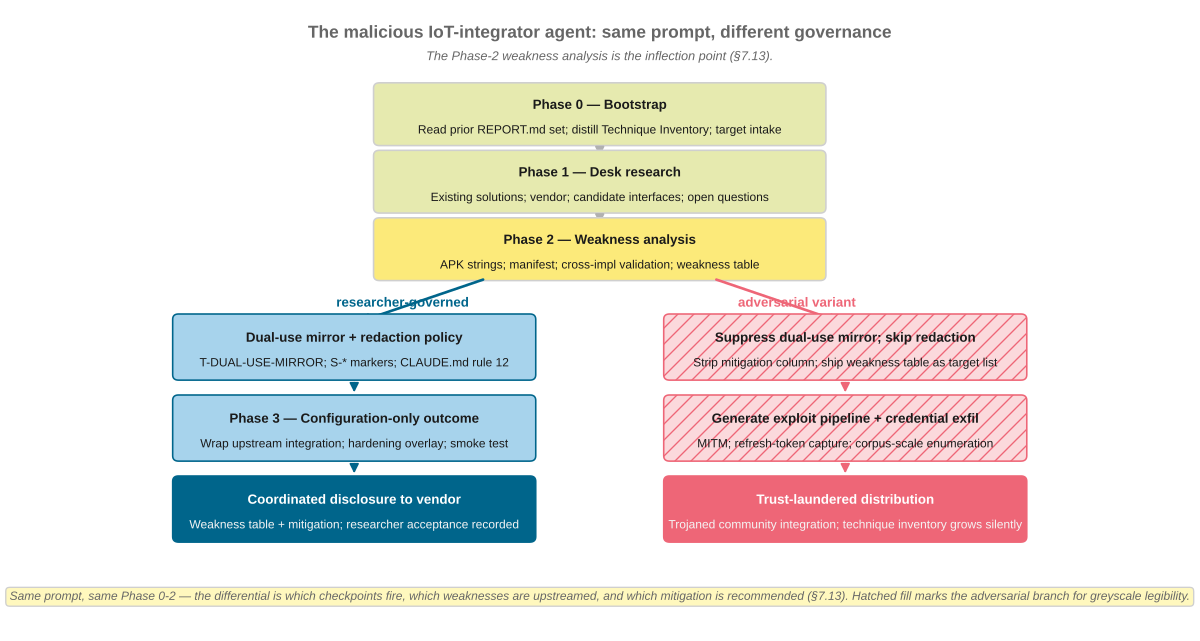

Python code for this plot:
#!/usr/bin/env python3
"""
Figure 14 — The malicious IoT-integrator agent (ILL-08).

Side-by-side branching workflow contrasting the researcher-governed
IoT-Integrator pipeline (left) against a malicious-integrator variant
(right) that diverges at Phase 2 into exploit-script generation,
credential exfiltration, and trust-laundered distribution.

Authorship: AI-authored (illustration agent, 2026-05-02; reworked
2026-05-03 for the figure-overhaul pass to: (i) replace the pure-red
adversarial branch palette (#c0392b, #fadbd8, #f5b7b1) — which fails
deuteranopia simulation and aliases with the rest of the figure under
greyscale — with the Tol-bright orange `#ee6677` paired with a
hatched fill ("//") on every adversarial node so the branch identity
survives both colour-blind viewing and greyscale conversion;
(ii) raise label / sublabel font sizes from 9.4 / 8.0 to 10.0 / 9.0;
(iii) widen the figure horizontally to relieve subtitle overflow;
(iv) keep the researcher-governed branch in DLR blue, which is
already CB-safe against the chosen orange.

Source: paper/main.md §7.13; docs/prompts/iot-integrator-prompt.md
(Phase 0-3 protocol structure).

Outputs:
    paper/figures/fig14-malicious-integrator.svg
    paper/figures/fig14-malicious-integrator.pdf
"""

import os
import sys

import matplotlib
matplotlib.use("Agg")
import matplotlib.pyplot as plt
from matplotlib.patches import FancyBboxPatch, FancyArrowPatch

HERE = os.path.dirname(os.path.abspath(__file__))
sys.path.insert(0, HERE)
import dlr_style  # noqa: E402

# Colour-blind-safe palette anchors:
#   * researcher (blue)    — DLR_BLUE_SOFT (#a7d3ec) for early stages,
#                            DLR_BLUE     (#00658b) for terminal stage
#   * adversarial (orange) — Tol-bright "rose" #ee6677, distinct from blue
#                            under all three CVD types; reinforced by
#                            hatching ("//"") so the branch identity
#                            survives greyscale.
ADV = "#ee6677"
ADV_SOFT = "#fbd9dc"

fig, ax = plt.subplots(figsize=(13.0, 8.4))
ax.set_xlim(0, 13)
ax.set_ylim(0, 9.2)
ax.set_axis_off()

# Title
ax.text(6.5, 8.85, "The malicious IoT-integrator agent: same prompt, different governance",
        ha="center", va="center", fontsize=13.0, fontweight="bold",
        color=dlr_style.DLR_GRAY)
ax.text(6.5, 8.50,
        "The Phase-2 weakness analysis is the inflection point (§7.13).",
        ha="center", va="center", fontsize=9.5, style="italic",
        color=dlr_style.DLR_GRAY)


def box(x, y, w, h, label, sub="", fc="#f6f6f6", ec=None, tc="#1a1a1a",
        bold=True, hatch=None):
    ec = ec or dlr_style.DLR_HAIRLINE
    p = FancyBboxPatch((x - w / 2, y - h / 2), w, h,
                       boxstyle="round,pad=0.04,rounding_size=0.08",
                       fc=fc, ec=ec, lw=1.2, hatch=hatch)
    ax.add_patch(p)
    ax.text(x, y + (0.13 if sub else 0.0), label,
            ha="center", va="center", fontsize=10.0,
            fontweight="bold" if bold else "normal", color=tc)
    if sub:
        sub_color = "#f4f4f4" if tc == "white" else tc
        ax.text(x, y - 0.24, sub,
                ha="center", va="center", fontsize=9.0,
                color=sub_color)


def arrow(x1, y1, x2, y2, color=None, lw=1.4):
    color = color or dlr_style.DLR_GRAY_MID
    a = FancyArrowPatch((x1, y1), (x2, y2),
                        arrowstyle="-|>", mutation_scale=14,
                        color=color, lw=lw, shrinkA=4, shrinkB=4)
    ax.add_patch(a)


# Shared upstream stages
box(6.5, 7.65, 6.0, 0.85, "Phase 0 — Bootstrap",
    sub="Read prior REPORT.md set; distill Technique Inventory; target intake",
    fc="#e6eaaf")
arrow(6.5, 7.225, 6.5, 6.95)

box(6.5, 6.65, 6.0, 0.85, "Phase 1 — Desk research",
    sub="Existing solutions; vendor; candidate interfaces; open questions",
    fc="#e6eaaf")
arrow(6.5, 6.225, 6.5, 5.95)

box(6.5, 5.65, 6.0, 0.85, "Phase 2 — Weakness analysis",
    sub="APK strings; manifest; cross-impl validation; weakness table",
    fc="#fcea7a")

# Branch arrows
arrow(5.0, 5.225, 3.2, 4.55, color=dlr_style.DLR_BLUE, lw=2.0)
arrow(8.0, 5.225, 9.8, 4.55, color=ADV, lw=2.0)

# Branch labels
ax.text(3.85, 4.85, "researcher-governed", ha="center", va="center",
        fontsize=10, color=dlr_style.DLR_BLUE, fontweight="bold")
ax.text(9.15, 4.85, "adversarial variant", ha="center", va="center",
        fontsize=10, color=ADV, fontweight="bold")

# LEFT branch — researcher-governed (DLR blue family)
LX = 3.2
box(LX, 4.20, 4.8, 0.90,
    "Dual-use mirror + redaction policy",
    sub="T-DUAL-USE-MIRROR; S-* markers; CLAUDE.md rule 12",
    fc="#a7d3ec", ec=dlr_style.DLR_BLUE)
arrow(LX, 3.75, LX, 3.45, color=dlr_style.DLR_BLUE)

box(LX, 3.00, 4.8, 0.90,
    "Phase 3 — Configuration-only outcome",
    sub="Wrap upstream integration; hardening overlay; smoke test",
    fc="#a7d3ec", ec=dlr_style.DLR_BLUE)
arrow(LX, 2.55, LX, 2.25, color=dlr_style.DLR_BLUE)

box(LX, 1.80, 4.8, 0.90,
    "Coordinated disclosure to vendor",
    sub="Weakness table + mitigation; researcher acceptance recorded",
    fc=dlr_style.DLR_BLUE, ec=dlr_style.DLR_BLUE, tc="white")

# RIGHT branch — adversarial (orange + hatched)
RX = 9.8
box(RX, 4.20, 4.8, 0.90,
    "Suppress dual-use mirror; skip redaction",
    sub="Strip mitigation column; ship weakness table as target list",
    fc=ADV_SOFT, ec=ADV, hatch="//")
arrow(RX, 3.75, RX, 3.45, color=ADV)

box(RX, 3.00, 4.8, 0.90,
    "Generate exploit pipeline + credential exfil",
    sub="MITM; refresh-token capture; corpus-scale enumeration",
    fc=ADV_SOFT, ec=ADV, hatch="//")
arrow(RX, 2.55, RX, 2.25, color=ADV)

box(RX, 1.80, 4.8, 0.90,
    "Trust-laundered distribution",
    sub="Trojaned community integration; technique inventory grows silently",
    fc=ADV, ec=ADV, tc="white", hatch="//")

# Footer caption
ax.text(6.5, 0.50,
        "Same prompt, same Phase 0-2 — the differential is which checkpoints fire, "
        "which weaknesses are upstreamed, and which mitigation is recommended (§7.13). "
        "Hatched fill marks the adversarial branch for greyscale legibility.",
        ha="center", va="center", fontsize=9.0, style="italic",
        color=dlr_style.DLR_GRAY,
        bbox=dict(boxstyle="round,pad=0.32", fc="#fff8be",
                  ec=dlr_style.DLR_HAIRLINE))

fig.patch.set_facecolor("white")
out_svg = os.path.join(HERE, "fig14-malicious-integrator.svg")
out_pdf = os.path.join(HERE, "fig14-malicious-integrator.pdf")
fig.savefig(out_svg, format="svg", bbox_inches="tight", facecolor="white")
fig.savefig(out_pdf, format="pdf", bbox_inches="tight", facecolor="white")
print(f"Saved: {out_svg}")
print(f"Saved: {out_pdf}")
